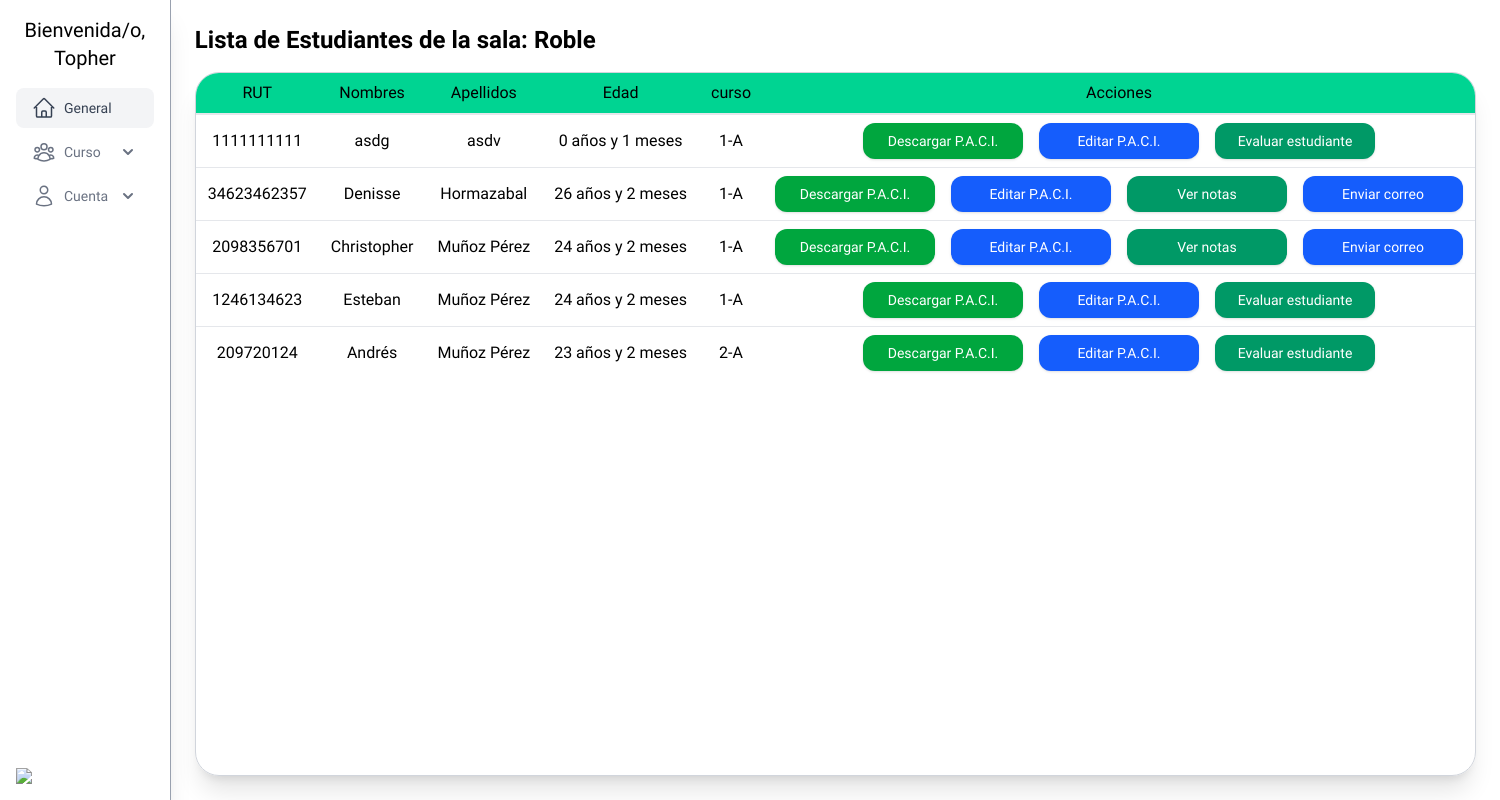
Screenshot of /core/estudiantes (signed in) with the database file from the repository.
### accounts/models.py (models this page shows, shortened)
class User(AbstractUser):
    class Roles(models.TextChoices):
        ADMIN = 'ADMIN', 'Administrador'
        DIRECTOR = 'DIRECTOR', 'Director'
        COORDINATOR = 'COORDINADOR', 'Coordinador'
        TEACHER = 'TEACHER', 'Docente'
        PROFESSIONAL = 'PROFESSIONAL', 'Profesional'
    role = models.CharField(max_length=20, choices=Roles.choices, default=Roles.TEACHER)
    profesion = models.CharField(max_length=150, blank=True)
    phone = models.IntegerField(blank=True, null=True)
    address = models.CharField(max_length=255, blank=True)
    birth_date = models.DateField(null=True, blank=True)
    nro_registro = models.CharField(max_length=20, null=True)
    sala = models.ForeignKey(Sala, on_delete=models.SET_NULL, null=True, blank=True)

### core/models.py (models this page shows, shortened)
class Sala(models.Model):
    nombre_sala = models.CharField(max_length=50, null=False)

class DateTime(models.Model):
    created_at = models.DateTimeField(auto_now_add=True)
    updated_at = models.DateTimeField(auto_now=True)
    class Meta:
        abstract = True

class Estudiante(DateTime):
    first_name = models.CharField(max_length=150)
    last_name = models.CharField(max_length=150)
    rut = models.CharField(max_length=10, unique=True, verbose_name="RUT")
    birth_date = models.DateField()
    bapDiag = models.CharField(max_length=40)
    address = models.CharField(max_length=40)
    commune = models.CharField(max_length=40)
    etnia = models.CharField(max_length=40, null=True, blank=True)
    parents = models.ManyToManyField(Apoderado, related_name="students", blank=True)
    curso = models.ForeignKey(
        Curso, on_delete=models.CASCADE, related_name="students", null=True, blank=True
    )
    nivel = models.CharField(max_length=10, choices=Nivel.choices, default=Nivel.BASIC)
    def get_age(self):
        from datetime import date
        today = date.today()
        age = today.year - self.birth_date.year
        month = today.month - self.birth_date.month
        if month < 0:
            age -= 1
            month += 12
        elif month == 0 and today.day < self.birth_date.day:
            age -= 1
            month = 11
        return f"{age} años y {month} meses"
    @property
    def edad(self):
        return self.get_age()

class Curso(DateTime):
    level = models.CharField(max_length=10, choices=Nivel.choices, default=Nivel.BASIC)
    name = models.CharField(max_length=25)
    sala_id = models.ForeignKey(
        Sala, on_delete=models.CASCADE, related_name="cursos", null=True
    )

### core/views.py (the view)
# urls.py: path('estudiantes', estudiantes_view, name='estudiantes'),
def estudiantes_view(request):
    user = request.user
    estudiantes = Estudiante.objects.none()
    if hasattr(user, 'sala') and user.sala:
        estudiantes = Estudiante.objects.filter(
            curso__sala_id=user.sala.id
        ).annotate(
            tiene_paci=Exists(PaciAppModel.objects.filter(student=OuterRef("pk"))),
            tiene_instrumento=Exists(Instrumento_evaluacion.objects.filter(estudiante=OuterRef("pk"))),
            cantidad_evaluaciones=Count(
                'instrumento', distinct=True
            ),
            tiene_nota=Case(
                When(cantidad_evaluaciones__gt=0, then=Value(True)),
                default=Value(False),
                output_field=BooleanField()
            ),
            evaluaciones_completas=Case(
                When(cantidad_evaluaciones__gte=3, then=Value(True)),
                default=Value(False),
                output_field=BooleanField()
            )
        ).order_by(Lower('last_name'))
    else:
        estudiantes = Estudiante.objects.none()
    context = {
        "estudiantes": estudiantes,
        'sala': user.sala if hasattr(user, 'sala') else None,
    }
    return render(request, "estudiantes.html", context)

### core/a.py (called while the page is built)
def estudiantes_global(request):
    student = Estudiante.objects.all()
    users = User.objects.filter(role="TEACHER")
    return {
        'estudiantes': student,
        'users': users
    }

### core/templates/estudiantes.html
{% extends 'base.html'%} {% block content %}
{% if sala %}
<h1 class="text-2xl font-bold mb-4">Lista de Estudiantes de la sala: {{ sala.nombre_sala }}</h1>
{% else %}
<h1 class="text-2xl font-bold mb-4">Lista de Estudiantes</h1>
{% endif %}
{% if estudiantes %}
<div
    class="h-full overflow-x-auto rounded-3xl border border-gray-300 shadow-xl dark:border-gray-600 dark:bg-gray-900"
>
    <table class="min-w-full divide-y-2 divide-gray-200 dark:divide-gray-700">
        <thead
            class="bg-emerald-400 dark:bg-gray-800 tr:text-left rtl:text-right"
        >
            <tr class="*:font-medium dark:*:text-white">
                <th class="text-center px-3 py-2 whitespace-nowrap">RUT</th>
                <th class="text-center px-3 py-2 whitespace-nowrap">Nombres</th>
                <th class="text-center px-3 py-2 whitespace-nowrap">Apellidos</th>
                <th class="text-center px-3 py-2 whitespace-nowrap">Edad</th>
                <th class="text-center px-3 py-2 whitespace-nowrap">curso</th>
                <th class="text-center px-3 py-2 whitespace-nowrap">Acciones</th>
            </tr>
        </thead>
        <tbody class="divide-y divide-gray-200 dark:divide-gray-700">
            {% for estudiante in estudiantes %}
    <tr class="*:first:font-medium dark:*:text-white">
        <td class="text-center px-3 py-2 whitespace-nowrap">{{ estudiante.rut }}</td>
        <td class="text-center px-3 py-2 whitespace-nowrap">{{ estudiante.first_name }}</td>
        <td class="text-center px-3 py-2 whitespace-nowrap">{{ estudiante.last_name }}</td>
        <td class="text-center px-3 py-2 whitespace-nowrap">{{ estudiante.edad }}</td>
        <td class="text-center px-3 py-2 whitespace-nowrap">{{ estudiante.curso.name }}</td>
        <td class="flex gap-4 justify-center px-3 py-2 whitespace-nowrap">
            {% if estudiante.tiene_paci %}
                <a class="w-40 text-center rounded-xl bg-green-600 p-2 text-white text-sm hover:bg-green-700 transition-colors shadow-sm"
                   href="{% url 'paciApp:pdf_paci' estudiante.id %}">
                    Descargar P.A.C.I.
                </a>
                <a class="w-40 text-center rounded-xl bg-blue-600 p-2 text-white text-sm hover:bg-blue-700 transition-colors shadow-sm"
                   href="{% url 'paciApp:edit_paci' estudiante.id %}">
                    Editar P.A.C.I.
                </a>
            {% else %}
                <a class="w-40 text-center rounded-xl bg-green-600 p-2 text-white text-sm hover:bg-green-700 transition-colors shadow-sm"
                   href="{% url 'paciApp:paci_list' estudiante.id %}">
                    Agregar P.A.C.I.
                </a>
            {% endif %}
            {% if estudiante.cantidad_evaluaciones > 1 %}
            <a class="w-40 text-center rounded-xl bg-emerald-600 p-2 text-white text-sm hover:bg-emerald-700 transition-colors shadow-sm"
                   href="{% url 'instrumentosApp:notas' estudiante.id %}">
                    Ver notas
                </a>
            {% endif %}
            {% if estudiante.cantidad_evaluaciones < 3 %}
                <a class="w-40 text-center rounded-xl bg-emerald-600 p-2 text-white text-sm hover:bg-emerald-700 transition-colors shadow-sm"
                   href="{% url 'instrumentosApp:evaluar' estudiante.id estudiante.cantidad_evaluaciones|add:1 %}">
                    Evaluar estudiante
                </a>
            {% else %}
                <a class="w-40 text-center rounded-xl bg-blue-600 p-2 text-white text-sm hover:bg-blue-700 transition-colors shadow-sm"
                   href="{% url 'coreApp:send_mail' estudiante.id %}">
                    Enviar correo
                </a>
            {% endif %}
        </td>
    </tr>
{% endfor %}
        </tbody>
    </table>
</div>
{% else %}
<p>No hay estudiantes registrados.</p>
{% endif %}
{% endblock %}

### templates/base.html (shortened to what this page needs)
<!DOCTYPE html>
<html lang="en">
<head>
  <script src="https://cdn.jsdelivr.net/npm/@tailwindcss/browser@4"></script>
</head>
<body class="min-h-screen dark:bg-gray-800 dark:text-gray-100">
  <div class="flex min-h-screen">
    <aside class="flex flex-col w-64 dark:bg-gray-900 p-4 justify-between shadow-xl border-r border-gray-400 dark:border-gray-600">
      <ul class="space-y-1">
        <p class="text-xl text-center mb-4">Bienvenida/o, {{user.username}}</p>
        <li>
          <a href="{% url 'coreApp:index' %}"
            class="flex items-center gap-2 rounded-lg bg-gray-100 px-4 py-2 text-gray-700 dark:bg-gray-800 dark:hover:bg-teal-900 dark:text-gray-200">
            <span class="text-sm font-medium"> General </span>
          </a>
        </li>
        <li>
          <details class="group [&amp;_summary::-webkit-details-marker]:hidden">
            <summary
              class="group flex items-center justify-between rounded-lg px-4 py-2 text-gray-500 hover:bg-gray-100 hover:text-gray-700 dark:text-gray-400 dark:hover:bg-gray-800 dark:hover:text-gray-200">
              <div class="flex items-center gap-2">
                <span class="text-sm font-medium"> Curso </span>
              </div>
              <span class="shrink-0 transition duration-300 group-open:-rotate-180">
                <svg xmlns="http://www.w3.org/2000/svg" class="size-5" viewBox="0 0 20 20" fill="currentColor">
                  <path fill-rule="evenodd"
                    d="M5.293 7.293a1 1 0 011.414 0L10 10.586l3.293-3.293a1 1 0 111.414 1.414l-4 4a1 1 0 01-1.414 0l-4-4a1 1 0 010-1.414z"
                    clip-rule="evenodd"></path>
                </svg>
              </span>
            </summary>
          </details>
        </li>
        <li>
          <details class="group [&amp;_summary::-webkit-details-marker]:hidden">
            <summary
              class="group flex items-center justify-between rounded-lg px-4 py-2 text-gray-500 hover:bg-gray-100 hover:text-gray-700 dark:text-gray-400 dark:hover:bg-gray-800 dark:hover:text-gray-200">
              <div class="flex items-center gap-2">
                <span class="text-sm font-medium"> Cuenta </span>
              </div>
              <span class="shrink-0 transition duration-300 group-open:-rotate-180">
                <svg xmlns="http://www.w3.org/2000/svg" class="size-5" viewBox="0 0 20 20" fill="currentColor">
                  <path fill-rule="evenodd"
                    d="M5.293 7.293a1 1 0 011.414 0L10 10.586l3.293-3.293a1 1 0 111.414 1.414l-4 4a1 1 0 01-1.414 0l-4-4a1 1 0 010-1.414z"
                    clip-rule="evenodd"></path>
                </svg>
              </span>
            </summary>
          </details>
        </li>
      </ul>
      <img class="w-16" src="https://images.builderservices.io/s/cdn/v1.0/i/m?url=https%3A%2F%2Fstorage.googleapis.com%2Fproduction-hostgator-chile-v1-0-3%2F573%2F1237573%2FEeoJHNah%2Fd473ee41415e43fc99acf1131253fde3&methods=resize%2C60%2C5000"/>
    </aside>
    <main class="flex-1 flex flex-col p-6">
      {% block content %}{% endblock %}
    </main>
  </div>
</body>
</html>

### templates/base.html (style rules this page uses)
body { font-family: 'Red Hat Display', sans-serif; }

### rows the page displays
User: username "Topher"
Sala: nombre_sala "Roble"
Estudiante: rut "1111111111", first_name "asdg", last_name "asdv", edad "0 años y 1 meses", curso.name "1-A", shows "Descargar P.A.C.I.", shows "Evaluar estudiante"
Estudiante: rut "34623462357", first_name "Denisse", last_name "Hormazabal", edad "26 años y 2 meses", curso.name "1-A", shows "Descargar P.A.C.I.", shows "Ver notas", shows "Enviar correo"
Estudiante: rut "2098356701", first_name "Christopher", last_name "Muñoz Pérez", edad "24 años y 2 meses", curso.name "1-A", shows "Descargar P.A.C.I.", shows "Ver notas", shows "Enviar correo"
Estudiante: rut "1246134623", first_name "Esteban", last_name "Muñoz Pérez", edad "24 años y 2 meses", curso.name "1-A", shows "Descargar P.A.C.I.", shows "Evaluar estudiante"
Estudiante: rut "209720124", first_name "Andrés", last_name "Muñoz Pérez", edad "23 años y 2 meses", curso.name "2-A", shows "Descargar P.A.C.I.", shows "Evaluar estudiante"
